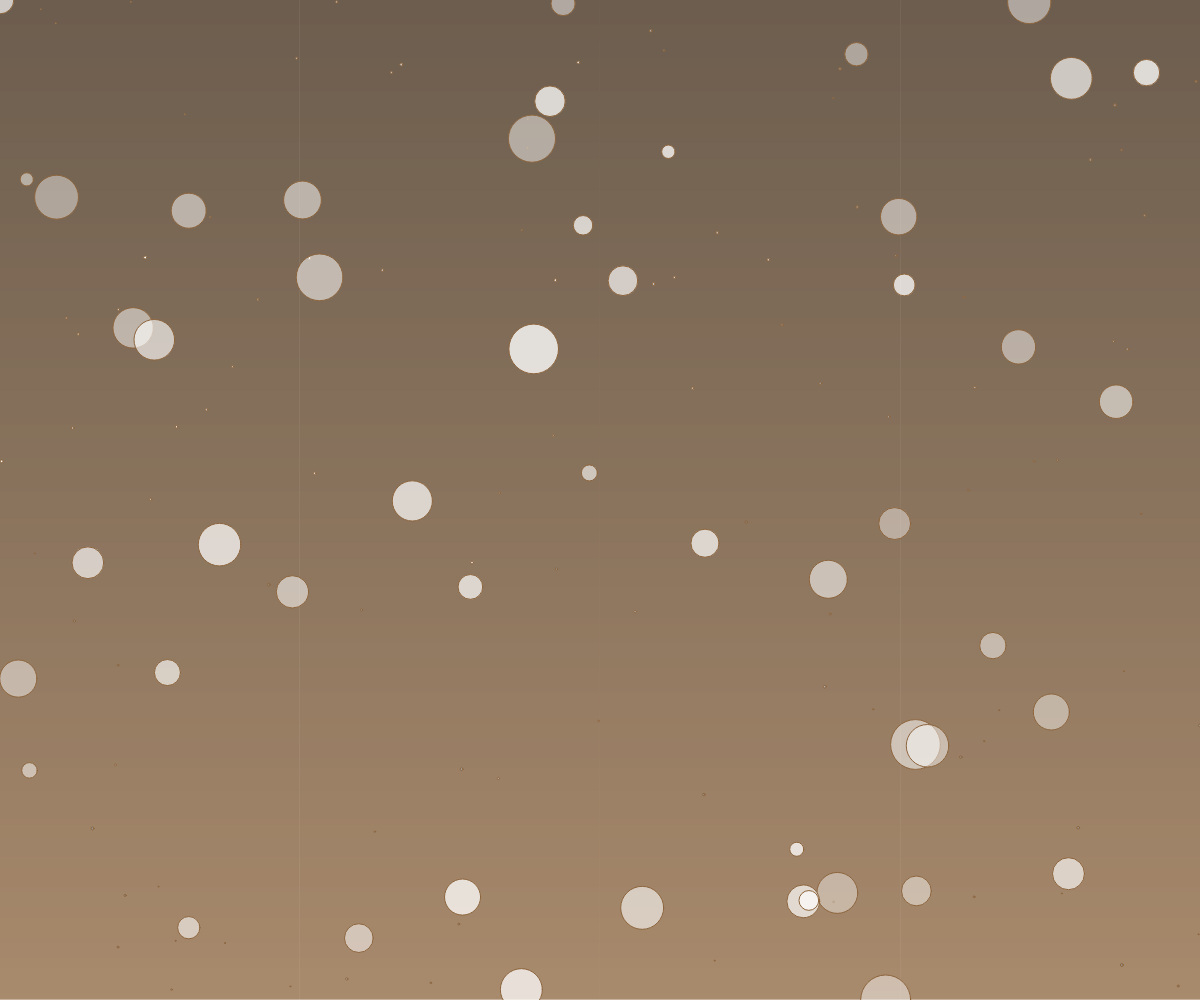
Frame 1 (no input)
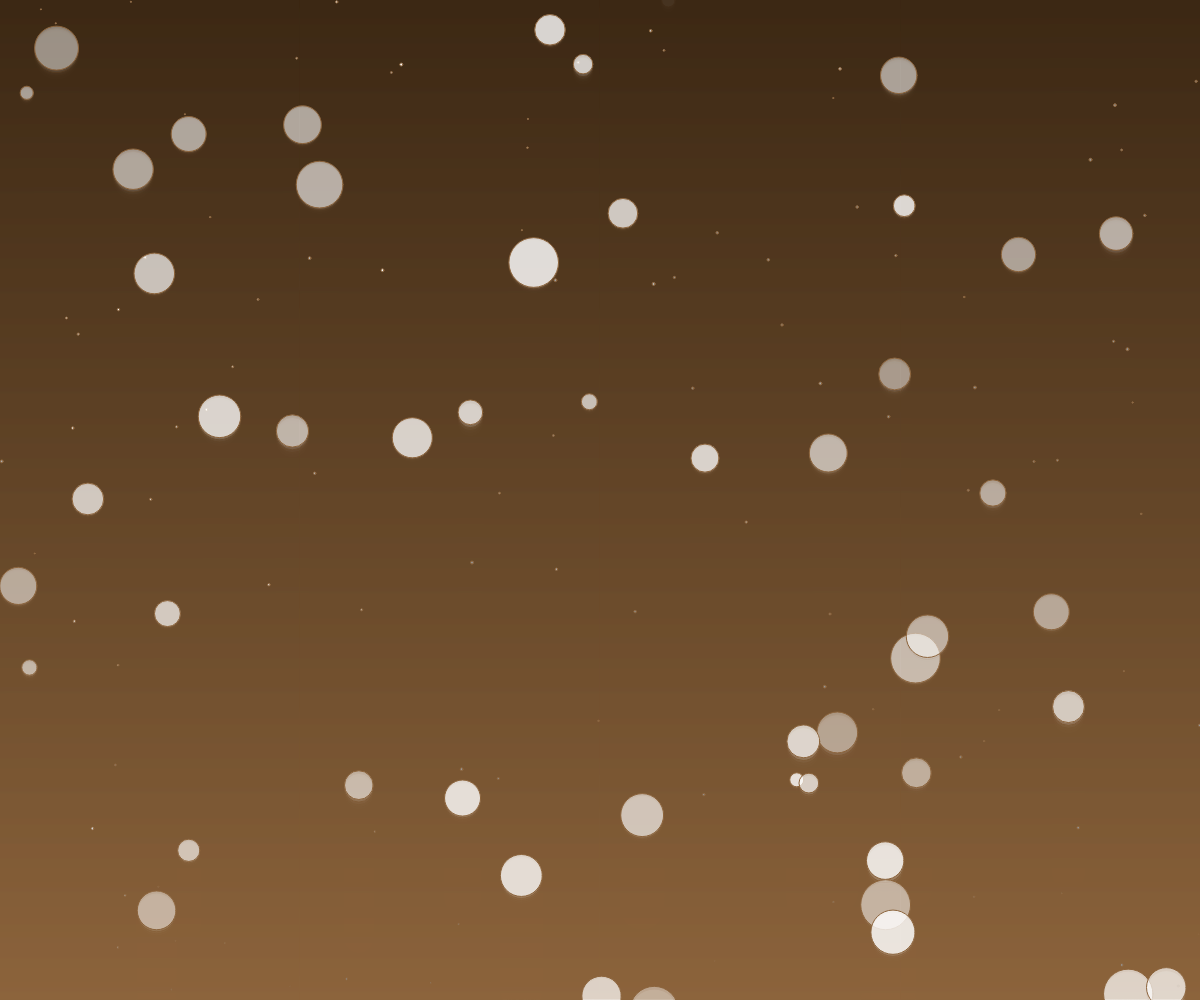
Frame 60 (no input)
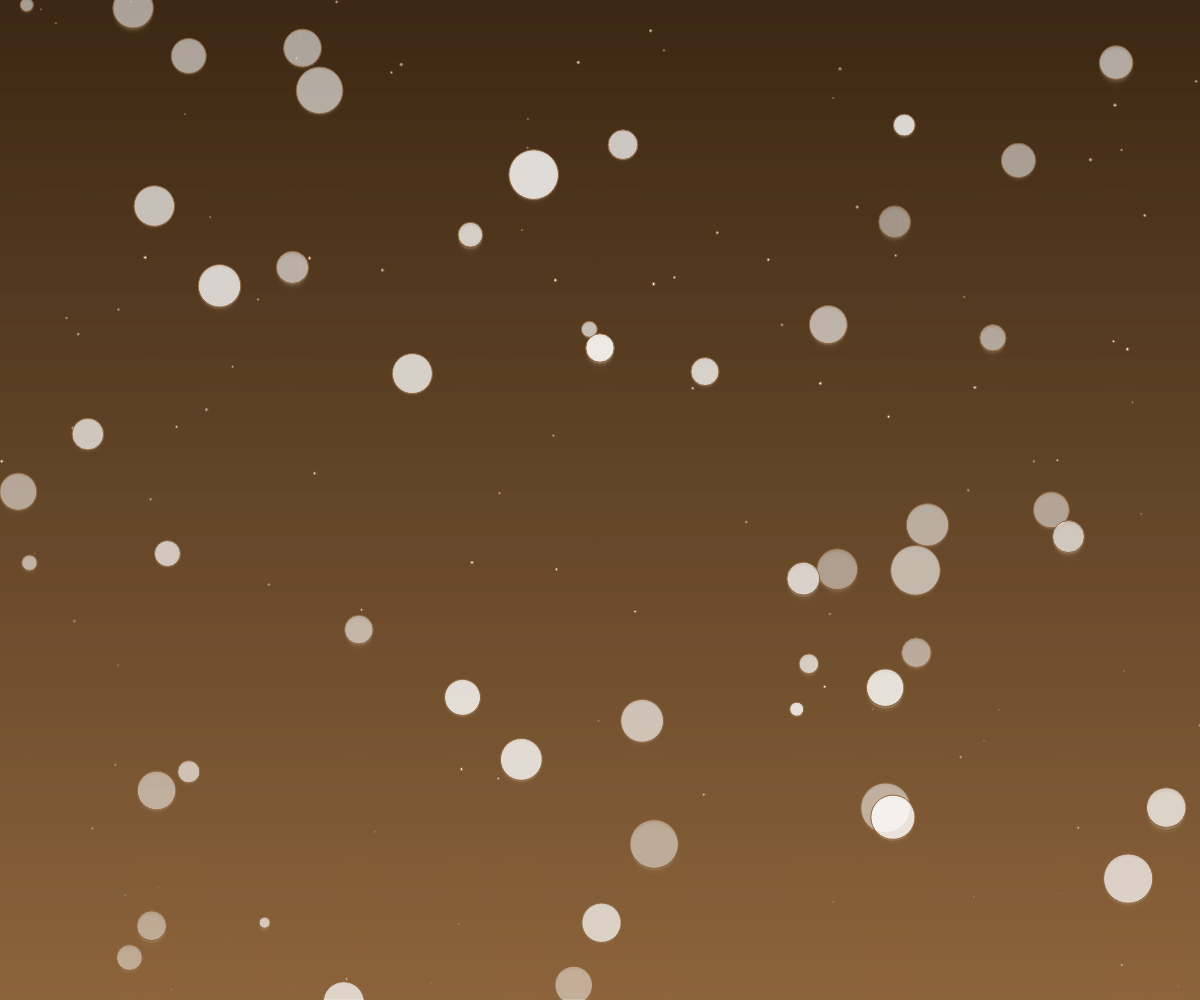
Frame 120 (the mouse pressed at the canvas centre since frame 60)

The p5.js sketch that drew these frames (run headless with seeded random() and noise() and a simulated clock; from frame 60 on, the mouse is pressed at the canvas centre):

// p5.js sketch
// ── sketch.js
let stars = [];
let bubbles = []; // 氣泡陣列
let gradientColors;

function setup() { 
  createCanvas(windowWidth, windowHeight); // 全視窗畫布
  noStroke();

  // 產生星星
  for (let i = 0; i < 100; i++) {
    stars.push({
      x: random(width),
      y: random(height),
      size: random(1, 3),
      brightness: random(150, 255),
    });
  }

  // 設定背景漸層顏色（深咖啡色系）
  gradientColors = [
    color(60, 40, 20),    // 深咖啡
    color(90, 60, 30),    // 中咖啡
    color(140, 100, 60)   // 淺咖啡
  ];

  // 初始化氣泡
  for (let i = 0; i < 50; i++) {
    bubbles.push(createBubble());
  }
}

function draw() {
  drawGradientBackground(); // 繪製漸層背景

  // 繪製星星
  for (let star of stars) {
    // 計算滑鼠與星星的距離
    let distanceToMouse = dist(mouseX, mouseY, star.x, star.y);
    let mouseEffect = map(distanceToMouse, 0, width / 2, 100, 0); // 距離越近，影響越大
    star.brightness = map(sin(frameCount * 0.05 + star.x), -1, 1, 150, 255) + mouseEffect;
    star.brightness = constrain(star.brightness, 150, 255); // 限制亮度範圍
    fill(star.brightness);
    ellipse(star.x, star.y, star.size);
  }

  // 繪製氣泡
  for (let bubble of bubbles) {
    drawBubble(bubble);
    updateBubble(bubble);
  }
}

function drawGradientBackground() {
  for (let y = 0; y < height; y++) {
    let inter = map(y, 0, height, 0, 1);
    let c = lerpColor(gradientColors[0], gradientColors[2], inter);
    stroke(c);
    line(0, y, width, y);
  }
}

function createBubble() {
  return {
    x: random(width),
    y: random(height),
    size: random(10, 50),
    speed: random(1, 3),
    opacity: random(100, 200),
  };
}

function drawBubble(bubble) {
  fill(255, 255, 255, bubble.opacity); // 白色氣泡，帶透明度
  ellipse(bubble.x, bubble.y, bubble.size);
}

function updateBubble(bubble) {
  bubble.y -= bubble.speed; // 氣泡向上移動
  if (bubble.y < 0) {
    // 如果氣泡超出畫布，重置位置
    bubble.x = random(width);
    bubble.y = height + bubble.size;
    bubble.size = random(10, 50);
    bubble.speed = random(1, 3);
    bubble.opacity = random(100, 200);
  }
}

function mouseMoved() {
  // 滑鼠移動時新增氣泡
  bubbles.push({
    x: mouseX,
    y: mouseY,
    size: random(10, 30),
    speed: random(1, 3),
    opacity: random(150, 255),
  });

  // 限制氣泡數量
  if (bubbles.length > 100) {
    bubbles.shift();
  }
}

function windowResized() {
  resizeCanvas(windowWidth, windowHeight); // 當視窗大小改變時，調整畫布大小
}

// ── lemon.html
<!DOCTYPE html>
<html lang="zh-Hant">
<head>
  <meta charset="UTF-8">
  <title>香柚檸檬酵素醋</title>
  <link rel="stylesheet" href="style.css">
</head>
<body>
  <div class="product-section">
    <div class="product-image">
      <img src="images/lemon.jpg" alt="香柚檸檬酵素醋">
    </div>
    <div class="product-info">
      <h2>香柚檸檬酵素醋</h2>
      <p>
        香柚檸檬酵素醋融合柚子的清香與檸檬的酸甜，層次豐富，嚴選新鮮水果與天然酵素，帶來高級的味覺享受，是夏日消暑的首選飲品。
      </p>
      <button class="buy-btn">立即購買</button>
    </div>
  </div>
</body>
</html>
// ── style.css
html, body {
  margin: 0;
  padding: 0;
}

canvas {
  display: block;
  z-index: 0; /* 最底層 */
  position: absolute;
  top: 0;
  left: 0;
}

/* 選單樣式 */
.menu {
  position: fixed; /* 固定選單位置 */
  top: 10px; /* 距離畫面頂部 10px */
  left: 50%; /* 水平置中 */
  transform: translateX(-50%); /* 將選單向左移動一半寬度，達到完全置中 */
  background: rgba(0, 0, 30, 0.95); /* 深藍色背景，降低透明度 */
  display: flex;
  flex-direction: row; /* 水平排列選單項目 */
  gap: 15px; /* 選單項目之間的間距 */
  padding: 10px 20px; /* 內邊距 */
  list-style: none;
  margin: 0;
  z-index: 2;
  box-shadow: 0px 4px 10px rgba(0, 0, 0, 0.5); /* 添加陰影效果 */
  border-radius: 5px;
}

.menu .dropdown {
  position: relative;
}

.menu li {
  margin: 0;
  padding: 0;
}

.menu a {
  text-decoration: none;
  color: white; /* 項目文字顏色 */
  font-size: 16px; /* 項目文字大小 */
  font-weight: bold;
  padding: 8px 15px;
  border-radius: 5px;
  transition: all 0.3s ease;
}

.menu a:hover {
  color: #ffd700; /* 滑鼠懸停時文字變為金色 */
  text-shadow: 0px 0px 5px rgba(255, 215, 0, 0.8); /* 減弱發光效果 */
  transform: scale(1.05); /* 輕微放大效果 */
}

.menu .submenu {
  display: none; /* 預設隱藏子選單 */
  position: absolute;
  top: 100%; /* 子選單顯示在主選單項目下方 */
  left: 0;
  z-index: 10;
  background: rgba(0, 0, 50, 0.95); /* 深藍色背景，降低透明度 */
  list-style: none;
  padding: 10px 0;
  margin: 0;
  box-shadow: 0px 4px 10px rgba(0, 0, 0, 0.5); /* 添加陰影效果 */
  border-radius: 5px;
  white-space: nowrap; /* 防止子選單內容換行 */
}

.menu .dropdown:hover .submenu {
  display: block; /* 滑鼠懸停時顯示子選單 */
}

.submenu li {
  padding: 5px 15px;
}

.submenu li a {
  background-color: transparent;
  color: white;
  font-size: 16px;
  transition: all 0.3s ease;
}

.submenu li a:hover {
  color: #ffd700; /* 滑鼠懸停時文字變為金色 */
  text-shadow: 0px 0px 5px rgba(255, 215, 0, 0.8); /* 減弱發光效果 */
}

iframe {
  position: fixed;
  top: 15%; /* 調整位置，避免被選單遮擋 */
  left: 10%;
  width: 80%;
  height: 70%; /* 調整高度，避免被切掉 */
  background-color: rgba(255, 255, 255, 0.9); /* 背景透明度 */
  z-index: 10; /* 顯示在最上層 */
  border: none;
  display: none; /* 預設隱藏 */
  box-shadow: 0px 4px 8px rgba(0, 0, 0, 0.2); /* 添加陰影效果 */
}

#aboutBox {
  display: none;
  position: fixed;
  top: 0; left: 0;
  width: 100vw; height: 100vh;
  background: rgba(0,0,0,0.35);
  z-index: 9999;
  display: flex;
  align-items: center;
  justify-content: center;
  overflow: auto;
}

.about-card {
  background: #fffbe6;
  border-radius: 28px;
  box-shadow: 0 8px 32px rgba(191,161,74,0.13);
  max-width: 480px;
  width: 92vw;
  max-height: 90vh;
  padding: 36px 32px 32px 32px;
  display: flex;
  flex-direction: column;
  align-items: center;
  animation: popIn 0.3s;
  overflow-y: auto;
  position: relative;
  justify-content: flex-start;
}

.about-logo {
  width: 110px;
  height: 110px;
  object-fit: contain;
  border-radius: 18px;
  margin-bottom: 18px;
  box-shadow: 0 2px 12px rgba(191,161,74,0.10);
  background: #fff;
  border: 2px solid #e6d8b8;
}

.about-title {
  color: #bfa14a;
  font-size: 2em;
  font-weight: bold;
  margin-bottom: 8px;
  letter-spacing: 0.08em;
  text-shadow: 0 2px 8px rgba(191,161,74,0.10), 0 1px 0 #fff;
}

.about-brand {
  color: #5a3c1a;
  font-size: 1.2em;
  font-weight: bold;
  margin-bottom: 18px;
}

.about-desc {
  color: #5a3c1a;
  font-size: 1.08em;
  line-height: 1.7;
  text-align: left;
  width: 100%;
}

.about-desc strong {
  color: #bfa14a;
  font-weight: bold;
}

.about-close-btn {
  position: absolute;
  top: 18px;
  right: 18px;
  background: #bfa14a;
  color: #fff;
  border: none;
  border-radius: 8px;
  padding: 8px 22px;
  font-size: 1em;
  cursor: pointer;
  transition: background 0.2s;
  z-index: 2;
}
.about-close-btn:hover {
  background: #a68c3f;
}

/* 晃動動畫 */
@keyframes wobble {
  0% {
    transform: translateX(-50%) scaleY(1) rotate(0deg);
  }
  25% {
    transform: translateX(-50%) scaleY(1) rotate(2deg);
  }
  50% {
    transform: translateX(-50%) scaleY(1) rotate(-2deg);
  }
  75% {
    transform: translateX(-50%) scaleY(1) rotate(1deg);
  }
  100% {
    transform: translateX(-50%) scaleY(1) rotate(0deg);
  }
}

/* 商品介紹區塊高級感設計 */
.product-section {
  display: flex;
  align-items: center;
  justify-content: center;
  border-radius: 18px;
  box-shadow: 0 8px 32px rgba(0,0,0,0.18);
  padding: 40px 60px;
  margin: 60px auto 0 auto;
  max-width: 900px;
  gap: 48px;
  position: relative;
  z-index: 20;
  /* 新增壁紙背景 */
  background: url('images/background.jpg') no-repeat center center;
  background-size: cover;
  /* 可選：加一層半透明白色讓內容更清楚 */
  /* background-color: rgba(255,255,255,0.85); */
}

.product-image img {
  width: 320px;
  height: 320px;
  object-fit: cover;
  border-radius: 16px;
  box-shadow: 0 4px 24px rgba(0,0,0,0.12);
  border: 4px solid #fff;
}

.product-info {
  flex: 1;
}

.product-info h2 {
  font-size: 2.5rem;
  color: #2d3748;
  margin-bottom: 18px;
  font-weight: 700;
  letter-spacing: 2px;
}

.product-info p {
  font-size: 1.25rem;
  color: #4a5568;
  margin-bottom: 32px;
  line-height: 1.8;
}

.buy-btn {
  background: linear-gradient(90deg, #ffd700 60%, #ffb300 100%);
  color: #fff;
  font-size: 1.2rem;
  font-weight: bold;
  padding: 14px 38px;
  border: none;
  border-radius: 8px;
  box-shadow: 0 2px 8px rgba(255,215,0,0.18);
  cursor: pointer;
  transition: background 0.3s, transform 0.2s;
}

.buy-btn:hover {
  background: linear-gradient(90deg, #ffb300 60%, #ffd700 100%);
  transform: translateY(-2px) scale(1.04);
}

/* 活動與周邊商品地圖區塊樣式 */
#event-map-section {
  display: none;
  margin: 80px auto 0 auto; /* 往下移一點 */
  max-width: 1000px;
  min-height: 500px;
  background: #f5efe6;
  border-radius: 30px;
  box-shadow: 0 4px 24px rgba(0,0,0,0.08);
  position: relative;
  z-index: 15;
  padding-bottom: 40px;
}

.event-map {
  position: relative;
  width: 95vw;
  max-width: 480px;
  height: 340px;
  margin: 48px auto 0 auto;
  background: #f5efe6;
  border-radius: 30px;
  box-shadow: 0 4px 24px rgba(0,0,0,0.08);
  overflow: hidden;
  display: flex;
  align-items: center;
  justify-content: center;
}

.event-item {
  position: absolute;
  display: flex;
  flex-direction: column;
  align-items: center;
  cursor: pointer;
}

.event-icon {
  width: 90px;
  height: 90px;
  object-fit: contain;
  border-radius: 18px;
  background: #fff;
  box-shadow: 0 2px 8px rgba(0,0,0,0.10);
  margin-bottom: 10px;
  transition: transform 0.2s;
}

.event-item:hover .event-icon {
  transform: scale(1.08) rotate(-5deg);
}

.event-label {
  font-size: 1.1em;
  color: #5a3c1a;
  font-weight: bold;
  background: rgba(255,255,255,0.85);
  padding: 4px 14px;
  border-radius: 12px;
  margin-top: 2px;
  box-shadow: 0 1px 4px rgba(0,0,0,0.06);
}

#tshirt-detail-section {
  display: none;
  position: fixed;
  top: 0; left: 0;
  width: 100vw; height: 100vh;
  background: rgba(0,0,0,0.45);
  z-index: 9999;
  align-items: center;
  justify-content: center;
}

.tshirt-detail-card {
  background: #fffbe6;
  border-radius: 24px;
  box-shadow: 0 8px 32px rgba(0,0,0,0.18);
  display: flex;
  flex-direction: row;
  align-items: center;
  padding: 36px 48px;
  gap: 36px;
  max-width: 600px;
  width: 90vw;
  animation: popIn 0.3s;
}

.tshirt-detail-img {
  width: 180px;
  height: 180px;
  object-fit: contain;
  border-radius: 18px;
  box-shadow: 0 2px 8px rgba(0,0,0,0.10);
  background: #fff;
}

.tshirt-detail-info {
  flex: 1;
}

.tshirt-detail-info h2 {
  margin-top: 0;
  color: #bfa14a;
  font-size: 2em;
  margin-bottom: 12px;
}

.tshirt-detail-info p {
  font-size: 1.15em;
  color: #5a3c1a;
  margin-bottom: 18px;
}

.close-btn {
  background: #bfa14a;
  color: #fff;
  border: none;
  border-radius: 8px;
  padding: 8px 24px;
  font-size: 1em;
  cursor: pointer;
  transition: background 0.2s;
}
.close-btn:hover {
  background: #a68c3f;
}

@keyframes popIn {
  from { transform: scale(0.8); opacity: 0; }
  to   { transform: scale(1); opacity: 1; }
}

#poster-detail-section {
  display: none;
  position: fixed;
  top: 0; left: 0;
  width: 100vw; height: 100vh;
  background: rgba(0,0,0,0.7);
  z-index: 10000;
  align-items: center;
  justify-content: center;
}

.poster-detail-card {
  position: relative;
  display: flex;
  align-items: center;
  justify-content: center;
  width: 90vw;
  height: 90vh;
  background: transparent;
  border-radius: 20px;
  box-shadow: 0 8px 32px rgba(0,0,0,0.18);
  overflow: hidden;
}

.poster-detail-img {
  max-width: 100%;
  max-height: 100%;
  border-radius: 16px;
  box-shadow: 0 2px 12px rgba(0,0,0,0.18);
  object-fit: contain;
  background: #fff;
}

.poster-close-btn {
  position: absolute;
  top: 24px;
  right: 24px;
  background: #bfa14a;
  color: #fff;
  border: none;
  border-radius: 8px;
  padding: 8px 24px;
  font-size: 1em;
  cursor: pointer;
  transition: background 0.2s;
  z-index: 2;
}
.poster-close-btn:hover {
  background: #a68c3f;
}

#factory-detail-section {
  display: none;
  position: fixed;
  top: 0; left: 0;
  width: 100vw; height: 100vh;
  background: rgba(0,0,0,0.45);
  z-index: 9999;
  align-items: center;
  justify-content: center;
}

.factory-detail-card {
  background: #fffbe6;
  border-radius: 24px;
  box-shadow: 0 8px 32px rgba(0,0,0,0.18);
  display: flex;
  flex-direction: row;
  align-items: center;
  padding: 36px 48px;
  gap: 36px;
  max-width: 600px;
  width: 90vw;
  animation: popIn 0.3s;
}

.factory-detail-img {
  width: 180px;
  height: 180px;
  object-fit: cover;
  border-radius: 18px;
  box-shadow: 0 2px 8px rgba(0,0,0,0.10);
  background: #fff;
}

.factory-detail-info {
  flex: 1;
}

.factory-detail-info h2 {
  margin-top: 0;
  color: #bfa14a;
  font-size: 2em;
  margin-bottom: 12px;
}

.factory-address {
  font-size: 1.1em;
  color: #5a3c1a;
  margin-bottom: 18px;
  font-weight: bold;
  letter-spacing: 0.04em;
}

.close-btn {
  background: #bfa14a;
  color: #fff;
  border: none;
  border-radius: 8px;
  padding: 8px 24px;
  font-size: 1em;
  cursor: pointer;
  transition: background 0.2s;
}
.close-btn:hover {
  background: #a68c3f;
}

@keyframes popIn {
  from { transform: scale(0.8); opacity: 0; }
  to   { transform: scale(1); opacity: 1; }
}

/* 手機版RWD調整 */
@media (max-width: 600px) {
  .menu {
    flex-direction: column;
    gap: 8px;
    padding: 8px 4vw;
    font-size: 15px;
    top: 0;
    left: 0;
    transform: none;
    width: 100vw;
    border-radius: 0 0 10px 10px;
  }
  .menu a, .submenu li a {
    font-size: 15px;
    padding: 8px 8px;
  }
  .product-section {
    flex-direction: column;
    padding: 18px 2vw;
    gap: 18px;
    margin: 24px auto 0 auto;
    max-width: 98vw;
    background-size: cover;
  }
  .product-image img {
    width: 90vw;
    max-width: 320px;
    height: 38vw;
    max-height: 220px;
  }
  .product-info h2 {
    font-size: 1.5rem;
  }
  .product-info p {
    font-size: 1rem;
  }
  .buy-btn {
    font-size: 1rem;
    padding: 10px 18px;
  }
  #aboutBox .about-card,
  .tshirt-detail-card,
  .factory-detail-card {
    flex-direction: column;
    padding: 18px 8px;
    gap: 12px;
    max-width: 98vw;
    width: 98vw;
  }
  .about-card {
    padding: 18px 8px 18px 8px;
  }
  .about-logo,
  .tshirt-detail-img,
  .factory-detail-img {
    width: 90px;
    height: 90px;
  }
  .about-title,
  .tshirt-detail-info h2,
  .factory-detail-info h2 {
    font-size: 1.2em;
  }
  .about-desc,
  .tshirt-detail-info p,
  .factory-detail-info p {
    font-size: 1em;
  }
  iframe {
    top: 8%;
    left: 2%;
    width: 96vw;
    height: 80vh;
  }
  #event-map-section {
    margin: 24px auto 0 auto;
    min-height: 220px;
    max-width: 99vw;
    padding-bottom: 16px;
  }
  .event-map {
    width: 98vw;
    max-width: 99vw;
    height: 38vw;
    max-height: 180px;
    margin: 18px auto 0 auto;
  }
  .event-icon {
    width: 48px;
    height: 48px;
    margin-bottom: 4px;
  }
  .event-label {
    font-size: 0.95em;
    padding: 2px 8px;
  }
  .poster-detail-card {
    width: 98vw;
    height: 60vh;
  }
  .poster-detail-img {
    max-width: 98vw;
    max-height: 60vh;
  }
}
